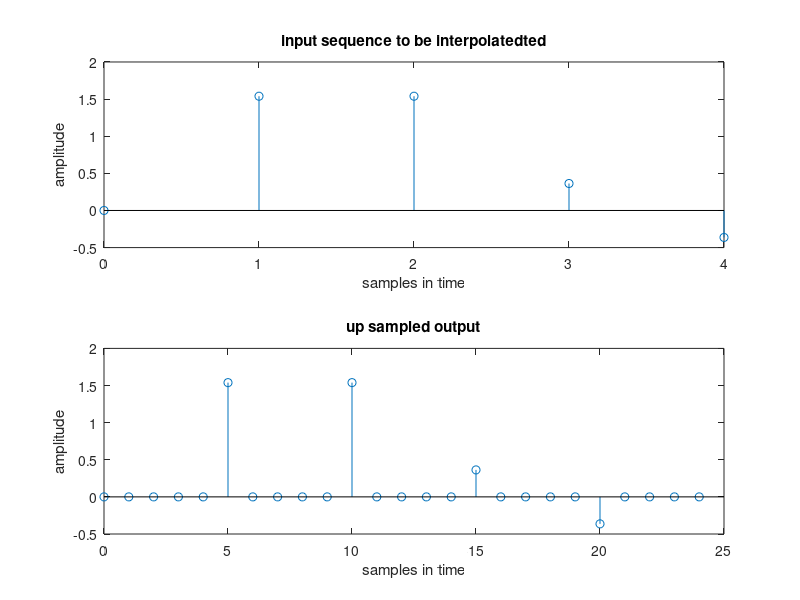

The MATLAB source for this figure:
clc;
clear all;
close all;
disp('17131A04L7');
N=input('enter the length of sequence:');
L=input('enter the sampling factor:');
n=0:1:N-1;
x=sin(2*pi*n/10)+sin(2*pi*n/5);
disp('the input sequence is:');
disp(x);

y=[zeros(1,L*N)];
m=1:1:N*L;
y([1:L:N*L])=x;
disp('the interpolated sequence is:');
disp(y);
subplot(2,1,1);
stem(n,x);
xlabel('samples in time');
ylabel('amplitude');
title('input sequence to be interpolatedted');

subplot(2,1,2);
stem(m-1,y);
xlabel('samples in time');
ylabel('amplitude');
title('up sampled output');